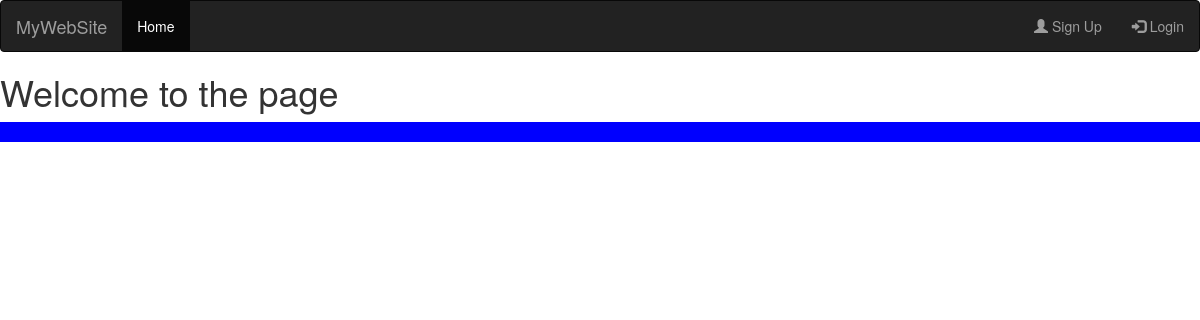
/, run on an earlier commit of the app's database.
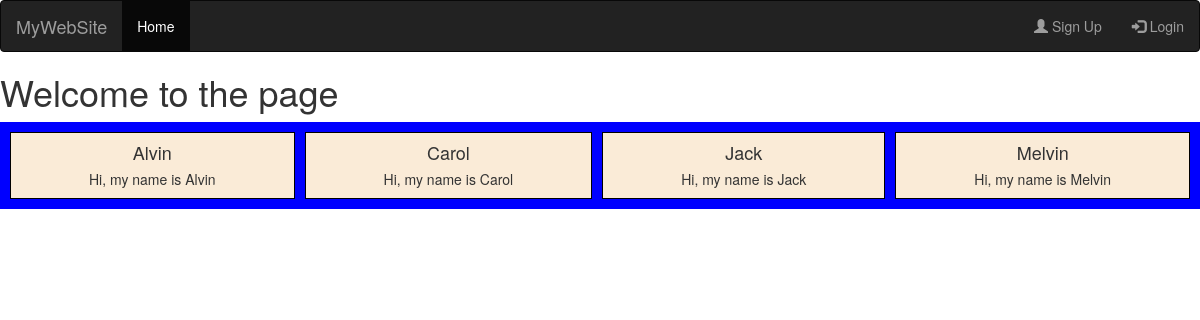
And on a later commit of the database.
### myapp/models.py (models this page shows)
class Feature(models.Model):
    name = models.CharField(max_length=100)
    details = models.CharField(max_length=300)

### myapp/views.py (the view)
# urls.py: path('', views.index, name='index'),
def index(request):
    features = Feature.objects.all()
    return render(request, 'index.html', {'features': features})

### templates/index.html (shortened to what this page needs)
{% load static %}
<!DOCTYPE html>
<html lang="en">
  <head>
    <link
      rel="stylesheet"
      href="https://maxcdn.bootstrapcdn.com/bootstrap/3.4.1/css/bootstrap.min.css"
    />
    <link href="{% static 'style.css' %}" rel="stylesheet" />
  </head>
  <body>
    <nav class="navbar navbar-inverse">
      <div class="container-fluid">
        <div class="navbar-header">
          <a class="navbar-brand" href="#">MyWebSite</a>
        </div>
        <ul class="nav navbar-nav">
          <li class="active"><a href="#">Home</a></li>
        </ul>
        <ul class="nav navbar-nav navbar-right">
          {% if user.is_authenticated %}
          <li>
            <a href="logout"
              ><span class="glyphicon glyphicon-log-out"></span> Logout</a
            >
          </li>
          {% else %}
          <li>
            <a href="register"
              ><span class="glyphicon glyphicon-user"></span> Sign Up</a
            >
          </li>
          <li>
            <a href="login"
              ><span class="glyphicon glyphicon-log-in"></span> Login</a
            >
          </li>
          {% endif %}
        </ul>
      </div>
    </nav>
    {% if user.is_authenticated %}
    <h1>Hello, {{user.username}}. How are you doing today?</h1>
    {% else %}
    <h1>Welcome to the page</h1>
    {% endif %}
    <div class="grid-container">
      {% for feature in features %}
      <div>
        <h4>{{feature.name}}</h4>
        <h5>{{feature.details}}</h5>
      </div>
      {% endfor %}
    </div>
  </body>
</html>

### static/style.css (style rules this page uses)
.grid-container { display: grid; grid-template-columns: auto auto auto auto; gap: 1rem; background-color: blue; padding: 1rem; }
.grid-container > div { background-color: antiquewhite; border: 1px solid black; text-align: center; }

What changed in the data, as far as the page shows it:
added Feature: name "Alvin", details "Hi, my name is Alvin"
added Feature: name "Carol", details "Hi, my name is Carol"
added Feature: name "Jack", details "Hi, my name is Jack"
added Feature: name "Melvin", details "Hi, my name is Melvin"
